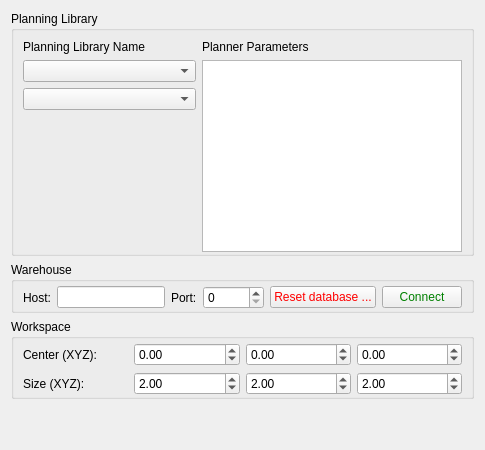
     <widget class="QWidget" name="context">
      <attribute name="title">
       <string>Context</string>
      </attribute>
      <layout class="QVBoxLayout" name="verticalLayout_3">
       <item>
        <widget class="QGroupBox" name="groupBox1">
         <property name="title">
          <string>Planning Library</string>
         </property>
         <layout class="QHBoxLayout" name="horizontalLayout_8" stretch="2,3">
          <property name="bottomMargin">
           <number>1</number>
          </property>
          <item>
           <layout class="QVBoxLayout" name="verticalLayout_13">
            <item>
             <widget class="QLabel" name="library_label">
              <property name="sizePolicy">
               <sizepolicy hsizetype="MinimumExpanding" vsizetype="Preferred">
                <horstretch>0</horstretch>
                <verstretch>0</verstretch>
               </sizepolicy>
              </property>
              <property name="text">
               <string>Planning Library Name</string>
              </property>
             </widget>
            </item>
            <item>
             <widget class="QComboBox" name="planning_pipeline_combo_box">
              <property name="sizePolicy">
               <sizepolicy hsizetype="MinimumExpanding" vsizetype="Preferred">
                <horstretch>0</horstretch>
                <verstretch>0</verstretch>
               </sizepolicy>
              </property>
             </widget>
            </item>
            <item>
             <widget class="QComboBox" name="planning_algorithm_combo_box">
              <property name="sizePolicy">
               <sizepolicy hsizetype="MinimumExpanding" vsizetype="Preferred">
                <horstretch>0</horstretch>
                <verstretch>0</verstretch>
               </sizepolicy>
              </property>
             </widget>
            </item>
            <item>
             <spacer name="verticalSpacer_10">
              <property name="orientation">
               <enum>Qt::Vertical</enum>
              </property>
              <property name="sizeType">
               <enum>QSizePolicy::Expanding</enum>
              </property>
              <property name="sizeHint" stdset="0">
               <size>
                <width>20</width>
                <height>40</height>
               </size>
              </property>
             </spacer>
            </item>
           </layout>
          </item>
          <item>
           <layout class="QVBoxLayout" name="verticalLayout_14">
            <item>
             <widget class="QLabel" name="label_15">
              <property name="text">
               <string>Planner Parameters</string>
              </property>
             </widget>
            </item>
            <item>
             <widget class="moveit_rviz_plugin::MotionPlanningParamWidget" name="planner_param_treeview">
              <property name="autoScroll">
               <bool>false</bool>
              </property>
              <property name="indentation">
               <number>0</number>
              </property>
              <property name="rootIsDecorated">
               <bool>false</bool>
              </property>
              <attribute name="headerMinimumSectionSize">
               <number>20</number>
              </attribute>
             </widget>
            </item>
           </layout>
          </item>
         </layout>
        </widget>
       </item>
       <item>
        <widget class="QGroupBox" name="groupBox2">
         <property name="title">
          <string>Warehouse</string>
         </property>
         <layout class="QHBoxLayout" name="horizontalLayout">
          <property name="topMargin">
           <number>4</number>
          </property>
          <property name="bottomMargin">
           <number>1</number>
          </property>
          <item>
           <widget class="QLabel" name="label_2">
            <property name="text">
             <string>Host:</string>
            </property>
           </widget>
          </item>
          <item>
           <widget class="QLineEdit" name="database_host">
            <property name="text">
             <string></string>
            </property>
           </widget>
          </item>
          <item>
           <widget class="QLabel" name="label_3">
            <property name="text">
             <string>Port:</string>
            </property>
           </widget>
          </item>
          <item>
           <widget class="QSpinBox" name="database_port">
            <property name="maximum">
             <number>65535</number>
            </property>
            <property name="value">
             <number>0</number>
            </property>
           </widget>
          </item>
          <item>
           <widget class="QPushButton" name="reset_db_button">
            <property name="sizePolicy">
             <sizepolicy hsizetype="Preferred" vsizetype="Fixed">
              <horstretch>0</horstretch>
              <verstretch>0</verstretch>
             </sizepolicy>
            </property>
            <property name="styleSheet">
             <string notr="true">color:red</string>
            </property>
            <property name="text">
             <string>Reset database ...</string>
            </property>
            <property name="default">
             <bool>false</bool>
            </property>
            <property name="flat">
             <bool>false</bool>
            </property>
           </widget>
          </item>
          <item>
           <widget class="QPushButton" name="database_connect_button">
            <property name="styleSheet">
             <string notr="true">color:green</string>
            </property>
            <property name="text">
             <string>Connect</string>
            </property>
            <property name="checkable">
             <bool>false</bool>
            </property>
            <property name="checked">
             <bool>false</bool>
            </property>
            <property name="default">
             <bool>false</bool>
            </property>
            <property name="flat">
             <bool>false</bool>
            </property>
           </widget>
          </item>
         </layout>
        </widget>
       </item>
       <item>
        <widget class="QGroupBox" name="groupBox_6">
         <property name="title">
          <string>Workspace</string>
         </property>
         <layout class="QGridLayout" name="gridLayout_18">
          <property name="topMargin">
           <number>4</number>
          </property>
          <property name="bottomMargin">
           <number>1</number>
          </property>
          <item row="0" column="0">
           <widget class="QLabel" name="label_21">
            <property name="text">
             <string>Center (XYZ):</string>
            </property>
           </widget>
          </item>
          <item row="0" column="1">
           <widget class="QDoubleSpinBox" name="wcenter_x">
            <property name="sizePolicy">
             <sizepolicy hsizetype="Ignored" vsizetype="Fixed">
              <horstretch>0</horstretch>
              <verstretch>0</verstretch>
             </sizepolicy>
            </property>
            <property name="minimum">
             <double>-10000.000000000000000</double>
            </property>
            <property name="maximum">
             <double>10000.000000000000000</double>
            </property>
           </widget>
          </item>
          <item row="0" column="2">
           <widget class="QDoubleSpinBox" name="wcenter_y">
            <property name="sizePolicy">
             <sizepolicy hsizetype="Ignored" vsizetype="Fixed">
              <horstretch>0</horstretch>
              <verstretch>0</verstretch>
             </sizepolicy>
            </property>
            <property name="minimum">
             <double>-10000.000000000000000</double>
            </property>
            <property name="maximum">
             <double>10000.000000000000000</double>
            </property>
           </widget>
          </item>
          <item row="0" column="3">
           <widget class="QDoubleSpinBox" name="wcenter_z">
            <property name="sizePolicy">
             <sizepolicy hsizetype="Ignored" vsizetype="Fixed">
              <horstretch>0</horstretch>
              <verstretch>0</verstretch>
             </sizepolicy>
            </property>
            <property name="minimum">
             <double>-10000.000000000000000</double>
            </property>
            <property name="maximum">
             <double>10000.000000000000000</double>
            </property>
           </widget>
          </item>
          <item row="1" column="0">
           <widget class="QLabel" name="label_22">
            <property name="text">
             <string>Size (XYZ):</string>
            </property>
           </widget>
          </item>
          <item row="1" column="1">
           <widget class="QDoubleSpinBox" name="wsize_x">
            <property name="sizePolicy">
             <sizepolicy hsizetype="Ignored" vsizetype="Fixed">
              <horstretch>0</horstretch>
              <verstretch>0</verstretch>
             </sizepolicy>
            </property>
            <property name="wrapping">
             <bool>false</bool>
            </property>
            <property name="minimum">
             <double>-10000.000000000000000</double>
            </property>
            <property name="maximum">
             <double>10000.000000000000000</double>
            </property>
            <property name="value">
             <double>2.000000000000000</double>
            </property>
           </widget>
          </item>
          <item row="1" column="2">
           <widget class="QDoubleSpinBox" name="wsize_y">
            <property name="sizePolicy">
             <sizepolicy hsizetype="Ignored" vsizetype="Fixed">
              <horstretch>0</horstretch>
              <verstretch>0</verstretch>
             </sizepolicy>
            </property>
            <property name="minimum">
             <double>-10000.000000000000000</double>
            </property>
            <property name="maximum">
             <double>10000.000000000000000</double>
            </property>
            <property name="value">
             <double>2.000000000000000</double>
            </property>
           </widget>
          </item>
          <item row="1" column="3">
           <widget class="QDoubleSpinBox" name="wsize_z">
            <property name="sizePolicy">
             <sizepolicy hsizetype="Ignored" vsizetype="Fixed">
              <horstretch>0</horstretch>
              <verstretch>0</verstretch>
             </sizepolicy>
            </property>
            <property name="minimum">
             <double>-10000.000000000000000</double>
            </property>
            <property name="maximum">
             <double>10000.000000000000000</double>
            </property>
            <property name="value">
             <double>2.000000000000000</double>
            </property>
           </widget>
          </item>
         </layout>
        </widget>
       </item>
       <item>
        <spacer name="verticalSpacer_5">
         <property name="orientation">
          <enum>Qt::Vertical</enum>
         </property>
         <property name="sizeHint" stdset="0">
          <size>
           <width>20</width>
           <height>40</height>
          </size>
         </property>
        </spacer>
       </item>
      </layout>
     </widget>
